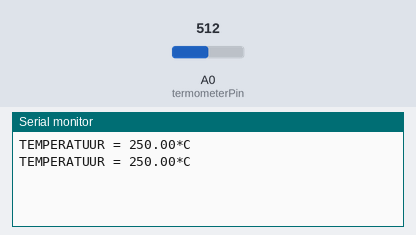
The sketch below on a simulated Arduino Uno, built with avr-gcc and run on an emulated ATmega328P. On the bench: the last lines printed to the serial monitor. The test bench sets the inputs (shaded band); at power-on: A0 (termometerPin) = 512.

Above: at 1.8 s.
1.9 s: A0 (termometerPin) set to 716
At 2.8 s:
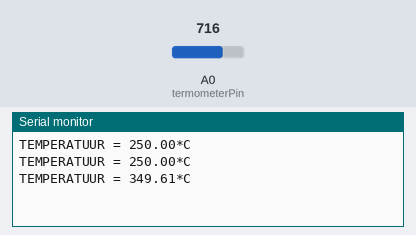
3.4 s: A0 (termometerPin) set to 900
At 4.4 s:
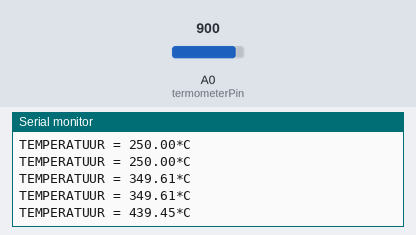
Timing chart, 0 to 6.4 s (numbered marks = the images above; inputs shaded):
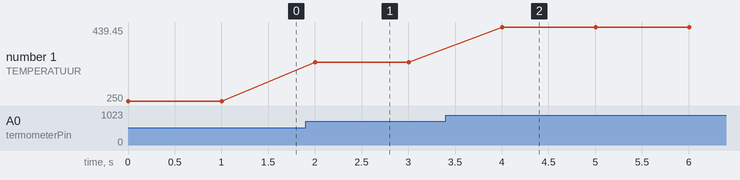

Measured:
- after the input at 1.9 s, the serial monitor: prints a new line after 0.10 s (image 1)
- after the input at 3.4 s, the serial monitor: prints a new line after 0.60 s (image 2)
- plotted number 1: 250 → 349.61 after the input at 1.9 s, 349.61 → 439.45 after the input at 3.4 s

The sketch:

Opdracht_4.ino
```cpp
// https://www.tutorialspoint.com/arduino/arduino_temperature_sensor.htm

//Instantieren float datatype voor de temperatuur
float Temperatuur;

//Pin instantieren
int termometerPin = 0;

void setup() {
  //Serial monitor openen
   Serial.begin(9600);
}

void loop() {
  //uitlezen analoge volt van sensor en opslaan in variabele
   Temperatuur = analogRead(termometerPin);

   //omzetten naar celsius
   Temperatuur = Temperatuur * 0.48828125;

   Serial.print("TEMPERATUUR = ");
   Serial.print(Temperatuur); //temperatuur in celsius
   Serial.print("*C");
   Serial.println(); //temperatuur weergeven in 1 line
   delay(1000); // frequentie van de meting instellen
}
```
